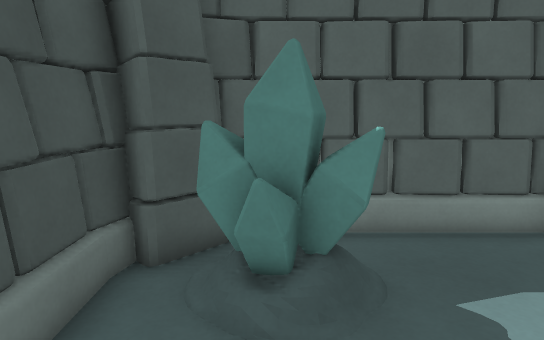
[1] (above)

15 first-person views from a walk through a level from a Godot 3-D game. The camera is 1.4 m above the floor, tilts 10° down and sees 75° across. The floor is counted in squares, 0.5 m on a side. Each view is taken from the middle of a square. On the plan, view 1 faces up. The plan holds only what a view shows up to about 20 squares ahead; the rest is blank. The place goes on beyond the plan.

[2]
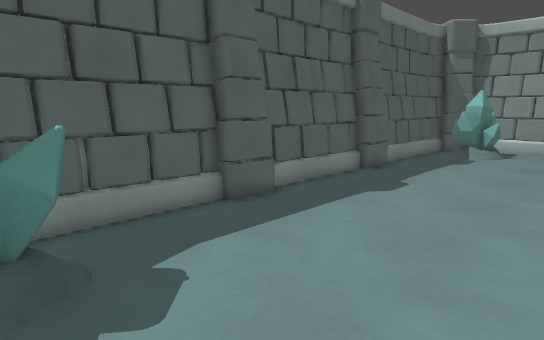

[3]
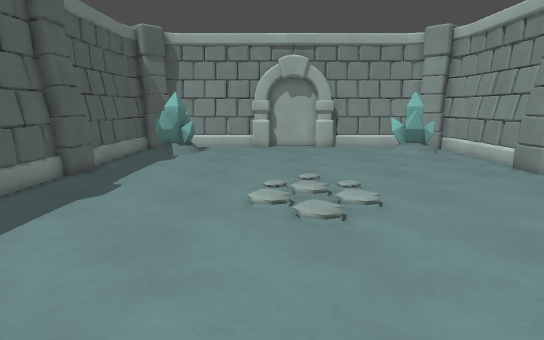

[4]
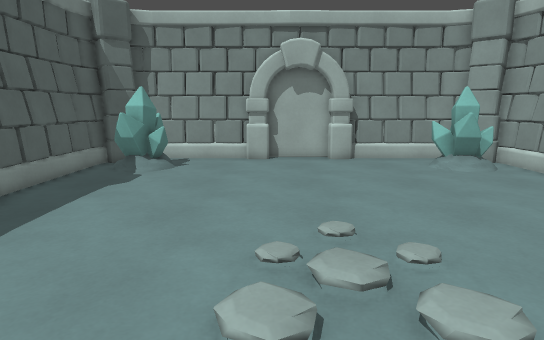

[5]
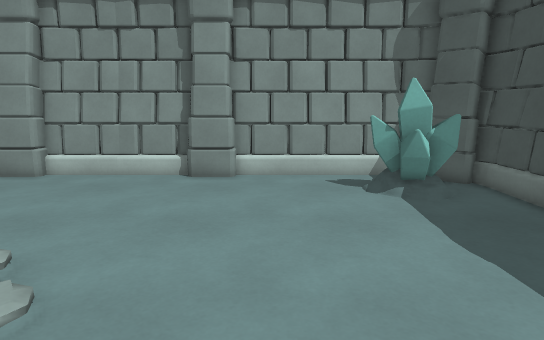

[6]
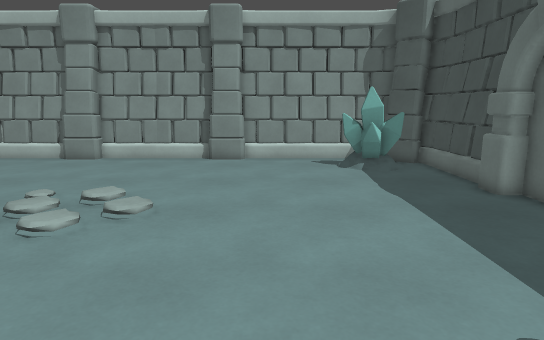

[7]
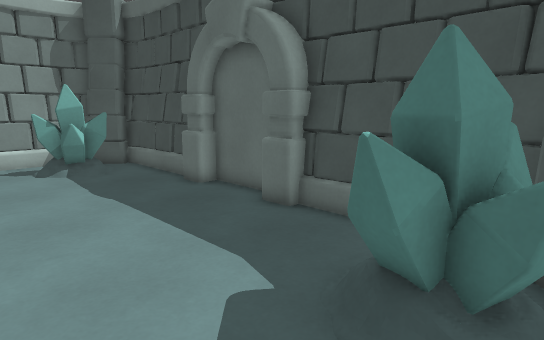

[8]
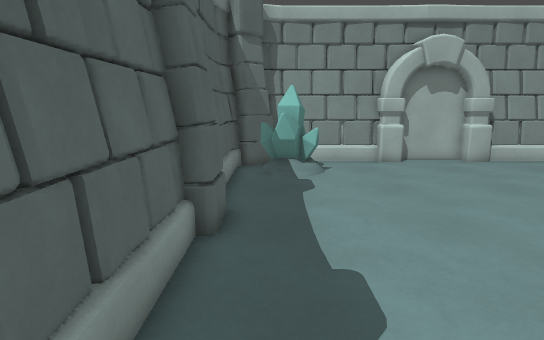

[9]
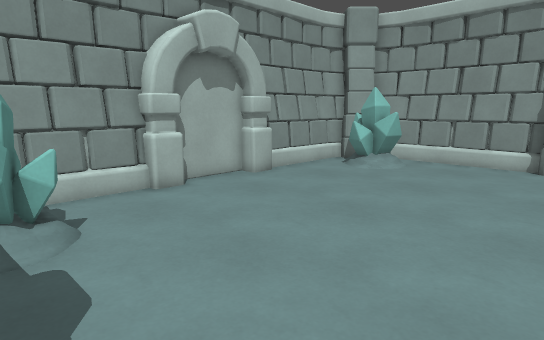

[10]
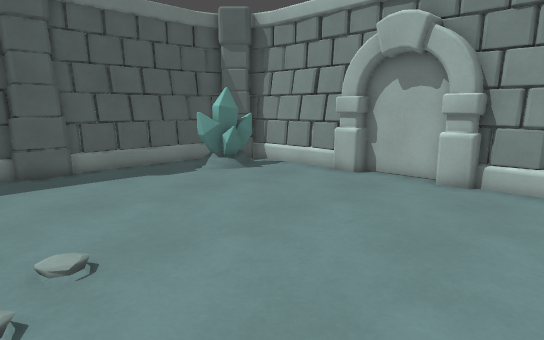

[11]
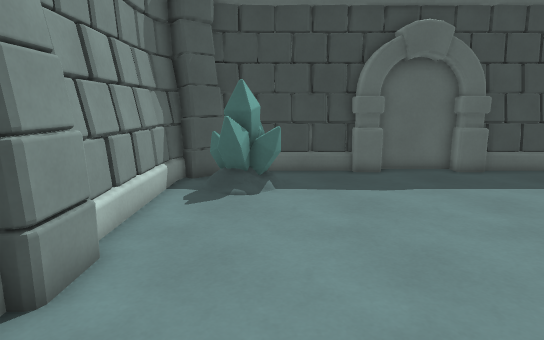

[12]
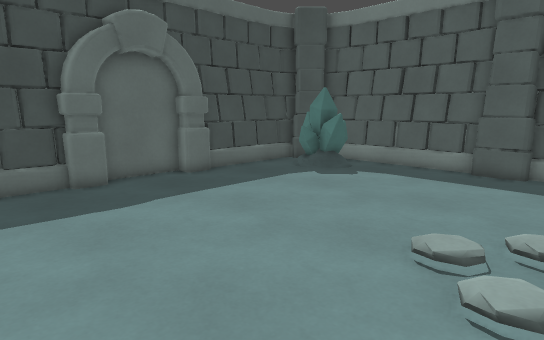

[13]
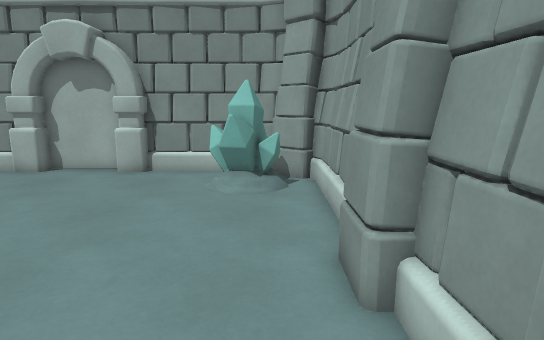

[14]
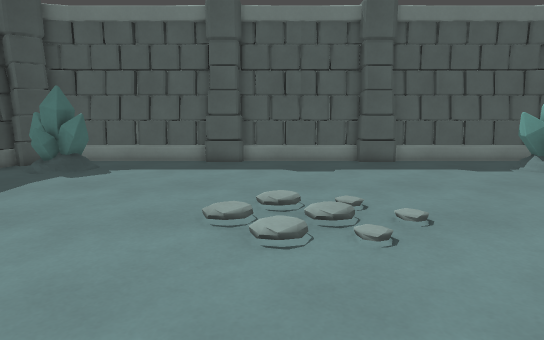

[15]
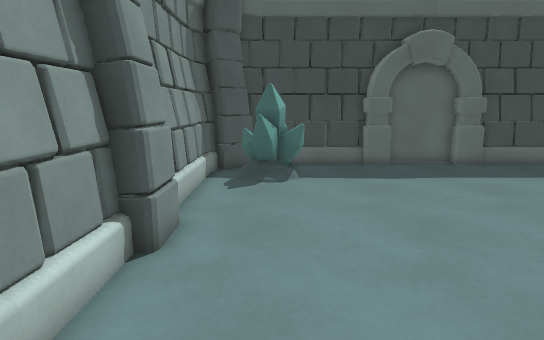

### Floor plan
Key: @ floor where view 1 was taken; # wall or solid block; . main floor; : floor 0.25 m higher than the main floor; / step, stairs or slope; C crystal; B block.
Columns run from 3 left of view 1 to 27 right of it. Each row starts with its distance up from view 1.
  8   ##########################
  7 ###CC.....##......##...... ##
  6 ##CCC....................CC ##
  5 #.CCCC...................CCC.#
  4 #..C.....................CCC.#
  3 #............................#
  2 #............................#
  1 #............................#
  0 ##.@........................##
 -1 ##...........://............##
 -2 B..........././/.............B
 -3 B...........////.............B
 -4 ##...........///............##
 -5 ##..........................##
 -6 #............................##
 -7 #............................#
 -8 #............................#
 -9 #.CCC....................CCC.#
-10 #.CCCC...................CCC.#
-11 ## CC....................CCC##
-12  ##.......##......##...... ##
-13   ##########################

Positions as (right, up) in squares from view 1, and headings:
1: (0, 0), facing up
2: (0, -1), facing up-right
3: (0, -1), facing right
4: (6, -1), facing right
5: (5, 2), facing down
6: (5, 7), facing down
7: (5, 7), facing down-left
8: (7, 6), facing right
9: (14, 6), facing down-right
10: (12, -9), facing up-right
11: (13, -9), facing left
12: (11, -9), facing up-left
13: (10, -11), facing right
14: (10, -11), facing up
15: (15, -10), facing left
